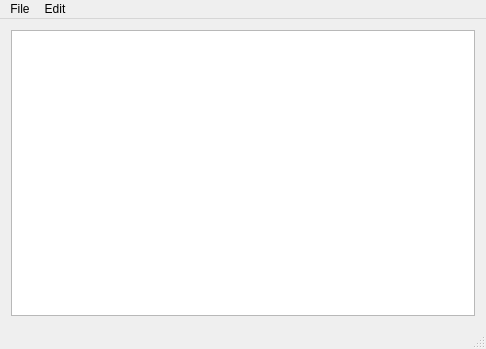
<?xml version="1.0" encoding="UTF-8"?>
<ui version="4.0">
 <class>MainWindow</class>
 <widget class="QMainWindow" name="MainWindow">
  <property name="geometry">
   <rect>
    <x>0</x>
    <y>0</y>
    <width>486</width>
    <height>349</height>
   </rect>
  </property>
  <property name="windowTitle">
   <string>MNotes App v1.0</string>
  </property>
  <widget class="QWidget" name="centralWidget">
   <layout class="QHBoxLayout" name="horizontalLayout">
    <item>
     <widget class="QTextEdit" name="textEdit"/>
    </item>
   </layout>
  </widget>
  <widget class="QMenuBar" name="menuBar">
   <property name="geometry">
    <rect>
     <x>0</x>
     <y>0</y>
     <width>486</width>
     <height>23</height>
    </rect>
   </property>
   <widget class="QMenu" name="menuFile">
    <property name="title">
     <string>File</string>
    </property>
    <addaction name="actionNew"/>
    <addaction name="actionOpen"/>
    <addaction name="separator"/>
    <addaction name="actionSave"/>
    <addaction name="actionSave_As"/>
    <addaction name="separator"/>
    <addaction name="actionExit"/>
   </widget>
   <widget class="QMenu" name="menuEdit">
    <property name="title">
     <string>Edit</string>
    </property>
    <addaction name="actionCut"/>
    <addaction name="actionCopy"/>
    <addaction name="actionPaste"/>
    <addaction name="separator"/>
    <addaction name="actionUndo"/>
    <addaction name="actionRedo"/>
   </widget>
   <addaction name="menuFile"/>
   <addaction name="menuEdit"/>
  </widget>
  <widget class="QStatusBar" name="statusBar"/>
  <action name="actionNew">
   <property name="text">
    <string>New</string>
   </property>
  </action>
  <action name="actionOpen">
   <property name="text">
    <string>Open</string>
   </property>
  </action>
  <action name="actionSave">
   <property name="text">
    <string>Save</string>
   </property>
  </action>
  <action name="actionSave_As">
   <property name="text">
    <string>Save As..</string>
   </property>
  </action>
  <action name="actionExit">
   <property name="text">
    <string>Exit</string>
   </property>
  </action>
  <action name="actionCopy">
   <property name="text">
    <string>Copy</string>
   </property>
  </action>
  <action name="actionPaste">
   <property name="text">
    <string>Paste</string>
   </property>
  </action>
  <action name="actionCut">
   <property name="text">
    <string>Cut</string>
   </property>
  </action>
  <action name="actionUndo">
   <property name="text">
    <string>Undo</string>
   </property>
  </action>
  <action name="actionRedo">
   <property name="text">
    <string>Redo</string>
   </property>
  </action>
 </widget>
 <layoutdefault spacing="6" margin="11"/>
 <resources/>
 <connections/>
</ui>
